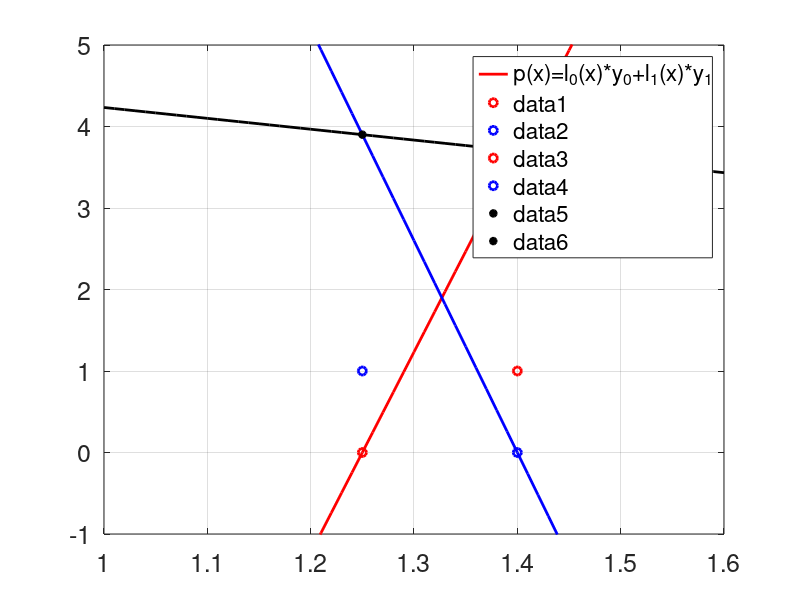

This chart was generated by the following MATLAB code:
close all
clear all
clc

% Set some of the plotting options to defaults that I prefer: 
% This shows how the Lagrange polynomials are constructed, then weighted,
% then combined to interpolate the nodes.

set(0,'DefaultAxesFontSize', 18)           
set(0,'DefaultTextFontSize', 18)
set(0,'DefaultLineLineWidth',2)
set(0,'DefaultAxesLineStyleOrder','-|-.|--|:')

x_0 = 1.4;
x_1 = 1.25;
y_0 = 3.7;
y_1 = 3.9;
% Defined the points

% construct cardinal polynomials
l_0 = @(x) (x-x_1)./(x_0-x_1);
l_1 = @(x) (x-x_0)./(x_1-x_0);

% discretize for plotting
x = 1:0.01:1.6;
figure
% plot first weighted polynomial
plot(x,l_0(x)*y_0,'r')

grid on
hold on
% plot second weighted polynomial
plot(x,l_1(x)*y_1,'b')
% plot the combination of the polynomial
plot(x,l_0(x)*y_0+l_1(x)*y_1,'k')
% label things
legend('l_0(x)y_0','l_1(x)y_1','p(x)=l_0(x)*y_0+l_1(x)*y_1')
legend('p(x)=l_0(x)*y_0+l_1(x)*y_1')

% Plot relevant points
plot(x_0,1,'or')
plot(x_1,1,'ob')
plot(x_1,0,'or')
plot(x_0,0,'ob')
plot(x_0,y_0,'*k')
plot(x_1,y_1,'*k')
axis([1 1.6 -1 5])
screen_size = get(0, 'ScreenSize');                                 % Grab the screen size

set(1, 'Position', [0 0 0.5*screen_size(3) 0.75*screen_size(4) ] ); % Resize the figure window

% % export_fig('Pxbeg','-pdf','-nocrop')                               % save the plot as a pdf
